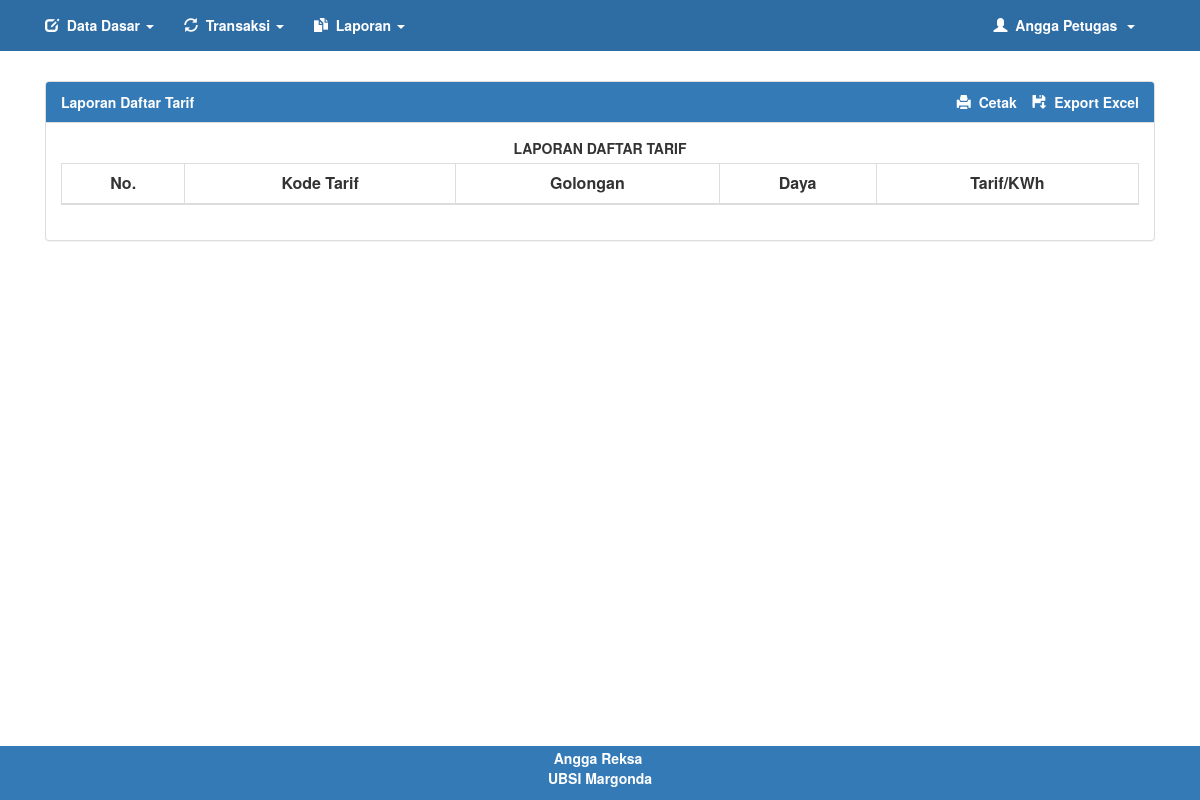
Page /pln/hal_utama.php?menu=laporan&tarif (signed in) on the earlier database version.
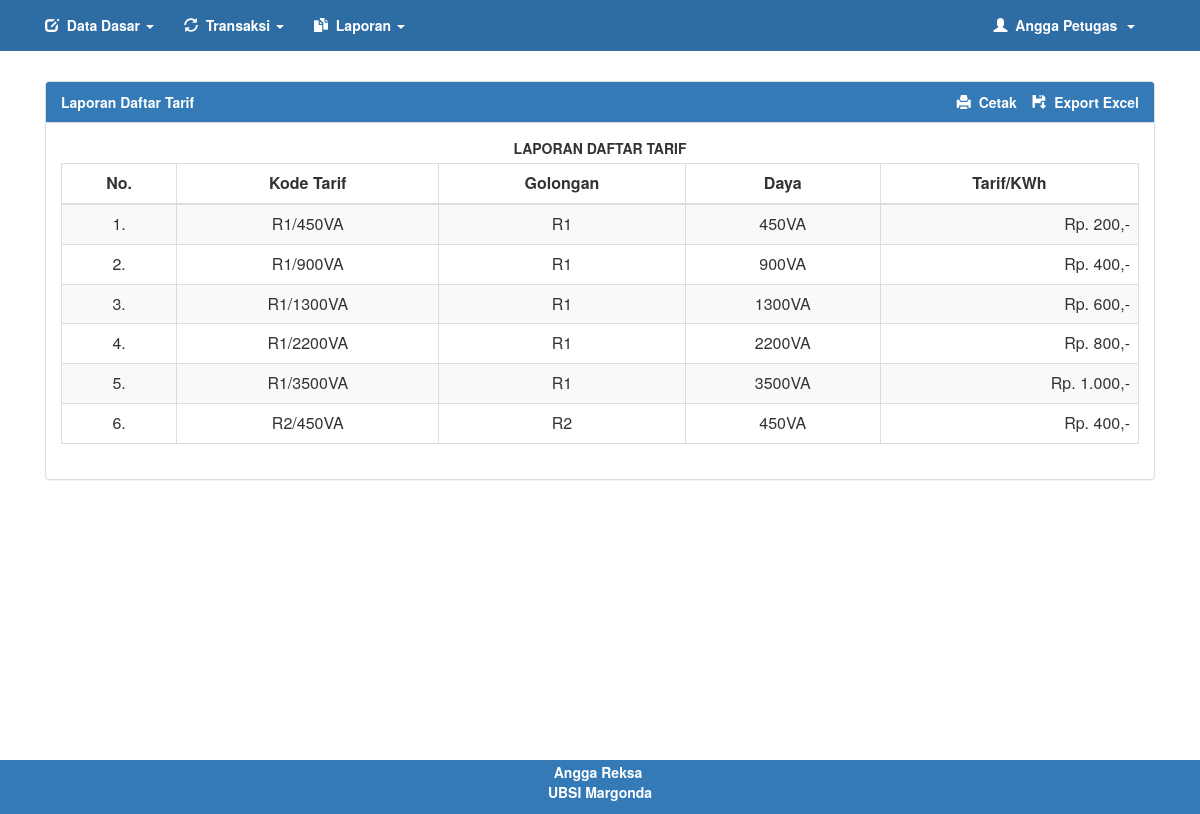
Same page on the later database version.
### tables this page shows
CREATE TABLE `tarif` (
  `id_tarif` int(11) NOT NULL,
  `kode_tarif` varchar(20) NOT NULL,
  `golongan` varchar(10) NOT NULL,
  `daya` varchar(10) NOT NULL,
  `tarif_perkwh` double NOT NULL
);

### pln/laporan.php (the view, shortened to what this page needs)
<!DOCTYPE html>
<html>
<head>
</head>
<body>
	<div class="container-fluid">
		<div class="row">
			<div class="col-md-12">
				<?php
				if (isset($_GET['tarif'])) {
					$table = "tarif";
					$cari = "";
					$link_print = "print.php?tarif";
					$link_excel = "print.php?excel&tarif";
					$judul = "LAPORAN DAFTAR TARIF";
				?>
					<div class="panel panel-default">
						<div class="panel-heading" style="color: white;">
							<b>Laporan Daftar Tarif</b>
							<div class="pull-right">
								<a href="<?php echo $link_print ?>" target="_blank" style="color: white;">
									<div class="glyphicon glyphicon-print"></div>&nbsp;&nbsp;<label>Cetak</label>
								</a>
								<a href="<?php echo $link_excel ?>" target="_blank" style="color: white;">
									<div class="glyphicon glyphicon-floppy-save"></div>&nbsp;&nbsp;<label>Export Excel</label>
								</a>
							</div>
						</div>
						<div class="panel-body">
							<center><label><?php echo @$judul; ?></label></center>
							<div class="table-responsive">
								<table class="table table-bordered table-striped table-hover">
									<thead>
										<th>
											<center>No.</center>
										</th>
										<th>
											<center>Kode Tarif</center>
										</th>
										<th>
											<center>Golongan</center>
										</th>
										<th>
											<center>Daya</center>
										</th>
										<th>
											<center>Tarif/KWh</center>
										</th>
									</thead>
									<tbody>
										<?php
										$no = 0;
										$data = $aksi->tampil($table, $cari, "ORDER BY golongan ASC");
										if ($data == "") {
											$aksi->no_record(5);
										} else {
											foreach ($data as $r) {
												$no++;
										?>
												<tr>
													<td align="center"><?php echo $no; ?>.</td>
													<td align="center"><?php echo $r['kode_tarif'] ?></td>
													<td align="center"><?php echo $r['golongan'] ?></td>
													<td align="center"><?php echo $r['daya'] ?></td>
													<td align="right"><?php $aksi->rupiah($r['tarif_perkwh']) ?></td>
												</tr>
										<?php }
										} ?>
									</tbody>
								</table>
							</div>
						</div>
					</div>
				<?php } ?>
			</div>
		</div>
	</div>
</body>
</html>

### library/fungsi.php (shortened to what this page needs)
<?php
class oop
{
	function tampil($table, $where, $cari)
	{
		global $conn;
		$sql = mysqli_query($conn, "SELECT * FROM $table $where $cari");
		$jalan = [];
		while ($data = mysqli_fetch_array($sql)) {
			$jalan[] = $data;
		}
		return $jalan;
	}
	function rupiah($uang)
	{
		echo "Rp. " . number_format($uang, 0, ',', '.') . ",-";
	}
}
?>

Differences in the rows shown:
added tarif: kode_tarif "R1/450VA", golongan "R1", daya "450VA", tarif_perkwh "200"
added tarif: kode_tarif "R1/900VA", golongan "R1", daya "900VA", tarif_perkwh "400"
added tarif: kode_tarif "R1/1300VA", golongan "R1", daya "1300VA", tarif_perkwh "600"
added tarif: kode_tarif "R1/2200VA", golongan "R1", daya "2200VA", tarif_perkwh "800"
added tarif: kode_tarif "R1/3500VA", golongan "R1", daya "3500VA", tarif_perkwh "1.000"
added tarif: kode_tarif "R2/450VA", golongan "R2", daya "450VA", tarif_perkwh "400"
